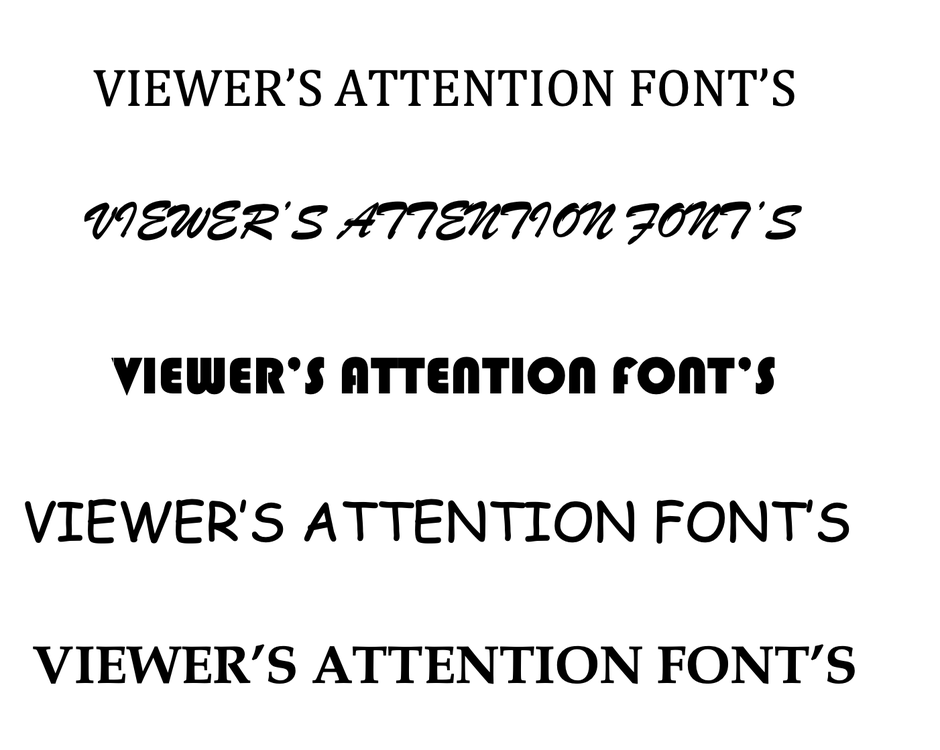
#> input picture Research Paper/text.png, 940 x 750 px, shrunk from 1402 x 1119 before the run
$ jupyter execute --allow-errors Untitled.ipynb   (older library calls are emulated)
#> lines starting #> are read from the running program, lines starting #| are printed output that depends on the picture
#> further down, image is the input picture: shape (750, 940, 3); min 0, max 255, mean 235.1
[cell 1]
import cv2
import numpy as np
import matplotlib.pyplot as plt

def calculate_saliency_map(image):
    # Convert the image to grayscale
    gray = cv2.cvtColor(image, cv2.COLOR_BGR2GRAY)

    # Calculate the gradient magnitude of the grayscale image
    gradient_x = cv2.Sobel(gray, cv2.CV_64F, 1, 0, ksize=3)
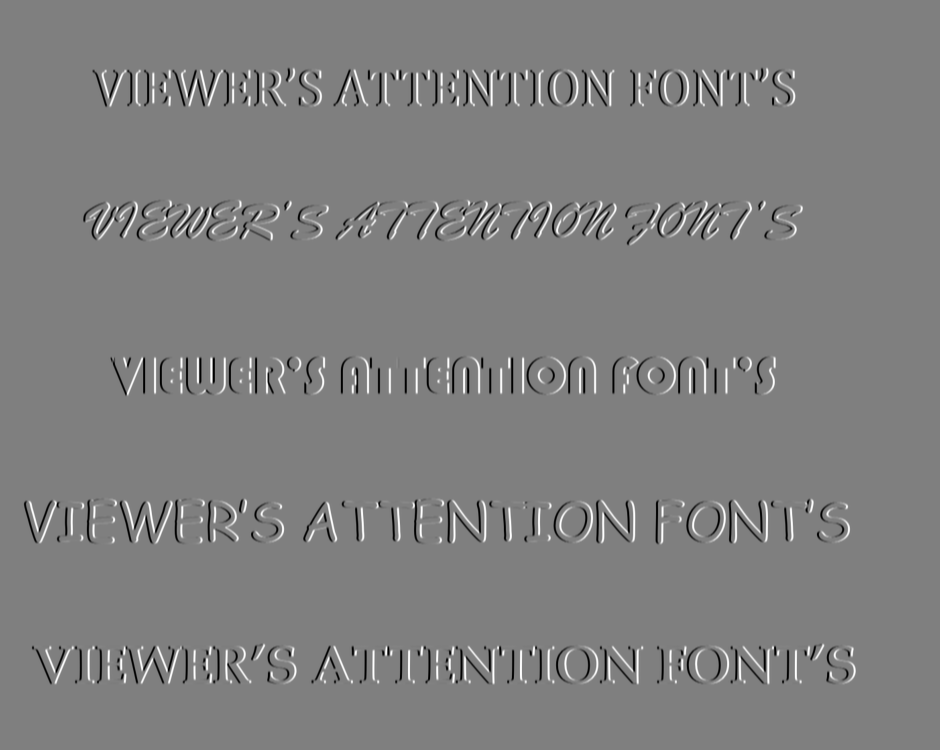
#> gradient_x: shape (750, 940) float64; min -1020, max 1020, mean 0; drawn with min black and max white
    gradient_y = cv2.Sobel(gray, cv2.CV_64F, 0, 1, ksize=3)
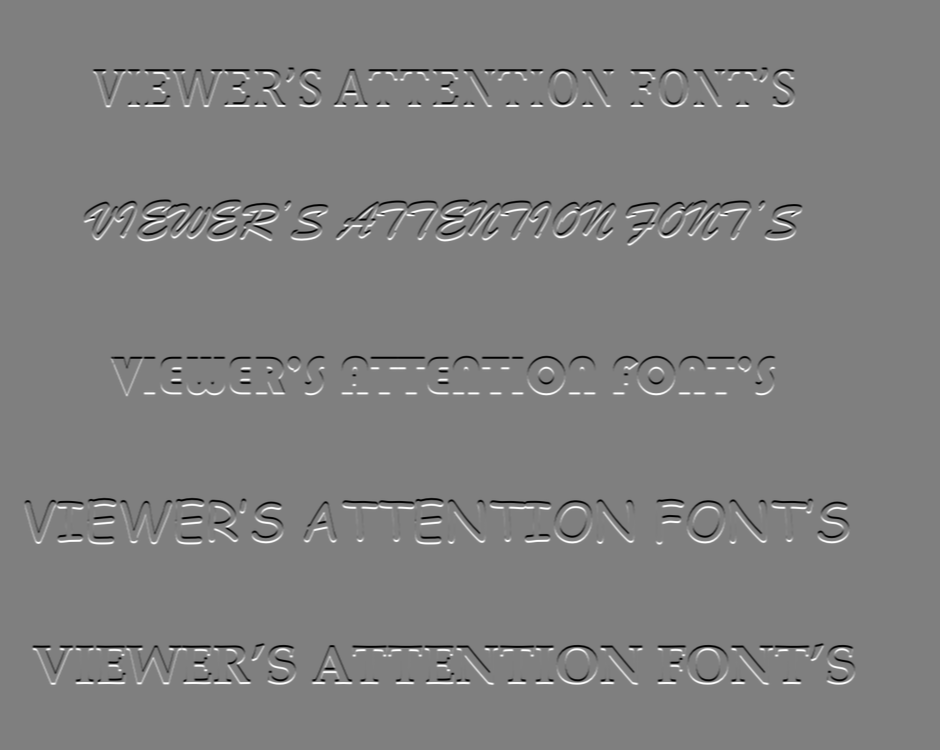
#> gradient_y: shape (750, 940) float64; min -1020, max 1020, mean 0; drawn with min black and max white
    gradient_magnitude = np.sqrt(gradient_x**2 + gradient_y**2)
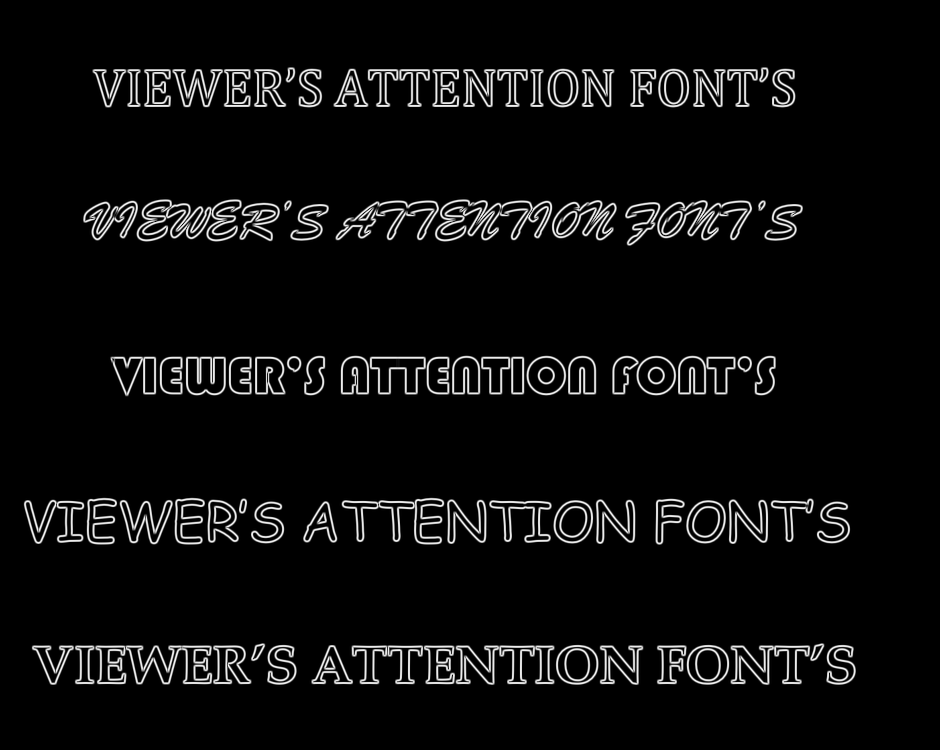
#> gradient_magnitude: shape (750, 940) float64; min 0, max 1096.3, mean 54.5; drawn with min black and max white

    # Normalize the gradient magnitude to [0, 1]
    gradient_magnitude = cv2.normalize(gradient_magnitude, None, alpha=0, beta=1, norm_type=cv2.NORM_MINMAX, dtype=cv2.CV_32F)

    # Return the saliency map
    return gradient_magnitude

# Load the image
image_path = "text.png"
image = cv2.imread(image_path)

# Calculate the saliency map
saliency_map = calculate_saliency_map(image)

# Plot the saliency map
plt.imshow(saliency_map)
plt.colorbar()
plt.title('Saliency Map')
plt.show()
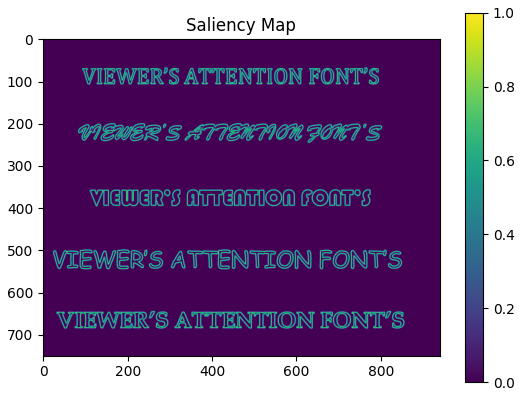
#> figure drawn by matplotlib, 2 panels

[cell 2]
import cv2
import numpy as np
import matplotlib.pyplot as plt

def calculate_saliency_map(image):
    # Convert the image to grayscale
    gray = cv2.cvtColor(image, cv2.COLOR_BGR2GRAY)

    # Calculate the gradient magnitude of the grayscale image
    gradient_x = cv2.Sobel(gray, cv2.CV_64F, 1, 0, ksize=3)
    gradient_y = cv2.Sobel(gray, cv2.CV_64F, 0, 1, ksize=3)
    gradient_magnitude = np.sqrt(gradient_x**2 + gradient_y**2)

    # Normalize the gradient magnitude to [0, 1]
    gradient_magnitude = cv2.normalize(gradient_magnitude, None, alpha=0, beta=1, norm_type=cv2.NORM_MINMAX, dtype=cv2.CV_32F)
    print(gradient_magnitude)
#> (printed output is left out)
    # Return the saliency map
    return gradient_magnitude

# Load the image
image_path = "text.png"
image = cv2.imread(image_path)

# Calculate the saliency map
saliency_map = calculate_saliency_map(image)

# Get the intensity values of the saliency map
intensity_values = saliency_map.flatten()

# Plot the curve graph
plt.plot(intensity_values)
plt.xlabel('Pixel')
plt.ylabel('Intensity')
plt.title('Saliency Map Intensity')
plt.show()
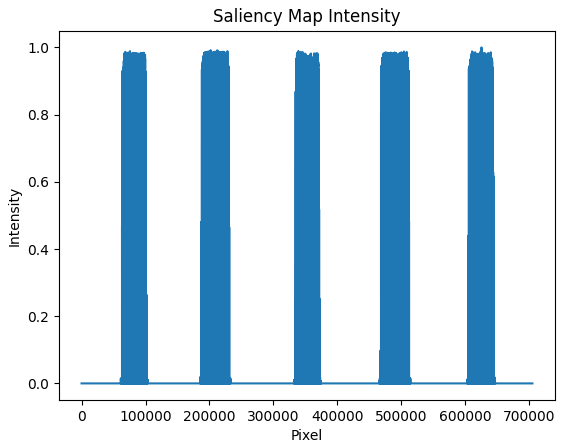
#> figure drawn by matplotlib, 1 panel; curve peaks at x = 625328, y = 1
